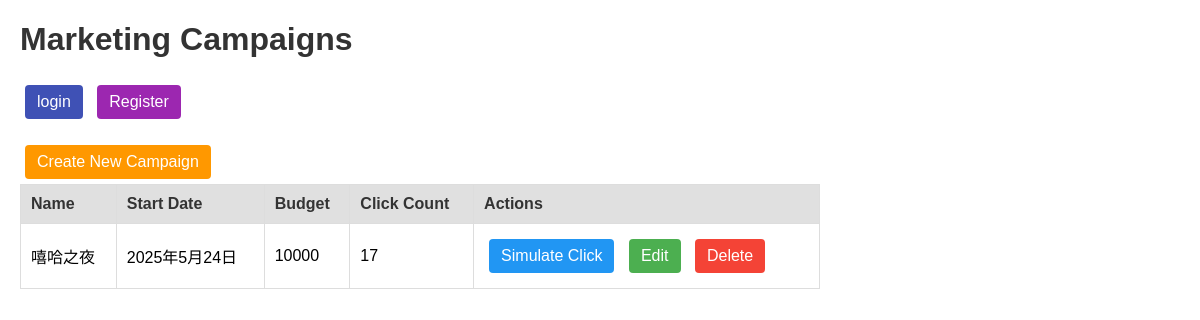
The page /dashboard/ on the database as committed earlier.
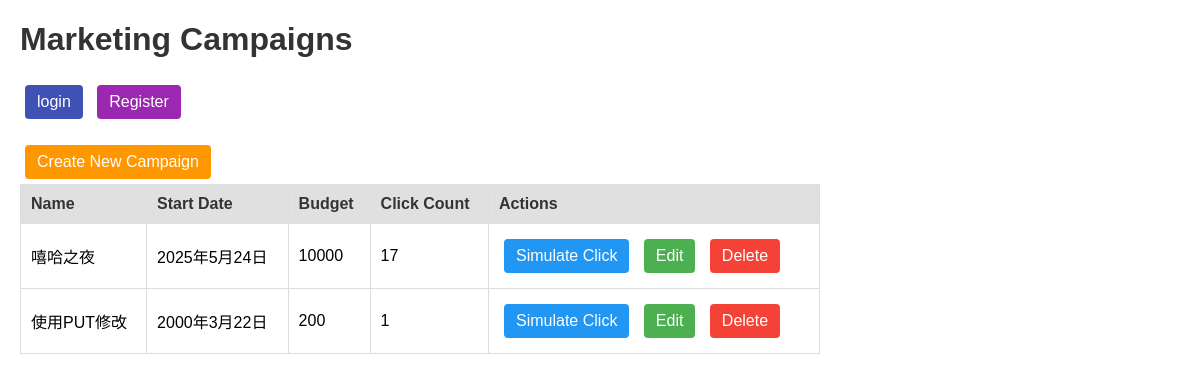
The same page on the database as committed later.
### campaigns/models.py (models this page shows, shortened)
class Campaigns(models.Model):
    name = models.CharField(max_length=50)
    start_date = models.DateField() #活動日期(不含時間)
    budget = models.IntegerField()
    click = models.IntegerField(default=0)
    class Meta :
        verbose_name = 'Campaign'
        verbose_name_plural = 'Campaigns'

### dashboard/views.py (the view)
# urls.py: path('' , views.show_campaigns , name='show_campaigns'),
def show_campaigns(request):    #直接在dashboard中顯示 不需要點擊進入細節
    campaign = Campaigns.objects.all()
    return render(request , 'dashboard.html' , {'campaigns':campaign})

### templates/dashboard.html (shortened to what this page needs)
<!DOCTYPE html>
<html>
<head>
</head>
<body>
    <h1>Marketing Campaigns</h1>
    {% if user.is_authenticated %}
        <p>Welcome, {{ user.username }}! <a href="{% url 'user:logout_view' %}" class="btn btn-logout">Logout</a></p>
    {% else %}
        <p><a href="{% url 'user:login_view' %}" class="btn btn-login">login</a> <a href="{% url 'user:register_view' %}" class="btn btn-register">Register</a></p>
    {% endif %}
    <a href="{% url 'dashboard:campaign_create' %}" class="btn btn-create">Create New Campaign</a>
    <table>
        <tr>
            <th>Name</th>
            <th>Start Date</th>
            <th>Budget</th>
            <th>Click Count</th>
            <th>Actions</th>
        </tr>
        {% for campaign in campaigns %}
        <tr>
            <td>{{ campaign.name }}</td>
            <td>{{ campaign.start_date }}</td>
            <td>{{ campaign.budget }}</td>
            <td>{{ campaign.click }}</td>
            <td>
                <a href="{% url 'dashboard:campaign_click' campaign.id %}" class="btn btn-simulate">Simulate Click</a>
                <a href="{% url 'dashboard:campaign_edit' campaign.id %}" class="btn btn-edit">Edit</a>
                <a href="{% url 'dashboard:campaign_delete' campaign.id %}" class="btn btn-delete">Delete</a>
            </td>
        </tr>
        {% empty %}
        <tr><td colspan="5">No campaigns found. Create one to start!</td></tr>
        {% endfor %}
    </table>
</body>
</html>

### templates/dashboard.html (style rules this page uses)
body { font-family: Arial, sans-serif; margin: 20px; }
table { border-collapse: collapse; width: 100%; max-width: 800px; }
th, td { border: 1px solid #ddd; padding: 10px; text-align: left; }
th { background-color: #e0e0e0; color: #333; }
.btn { display: inline-block; padding: 8px 12px; margin: 5px; text-decoration: none; color: white; border-radius: 4px; }
.btn-create { background-color: #FF9800; }
.btn-simulate { background-color: #2196F3; }
.btn-edit { background-color: #4CAF50; }
.btn-delete { background-color: #f44336; }
.btn-register { background-color: #9c27b0; }
h1 { color: #333; }
.btn-login { background-color: #3f51b5; }

Rows that differ between the two databases and show on the page:
added Campaigns: name "使用PUT修改", start_date "2000年3月22日", budget "200", click "1"
